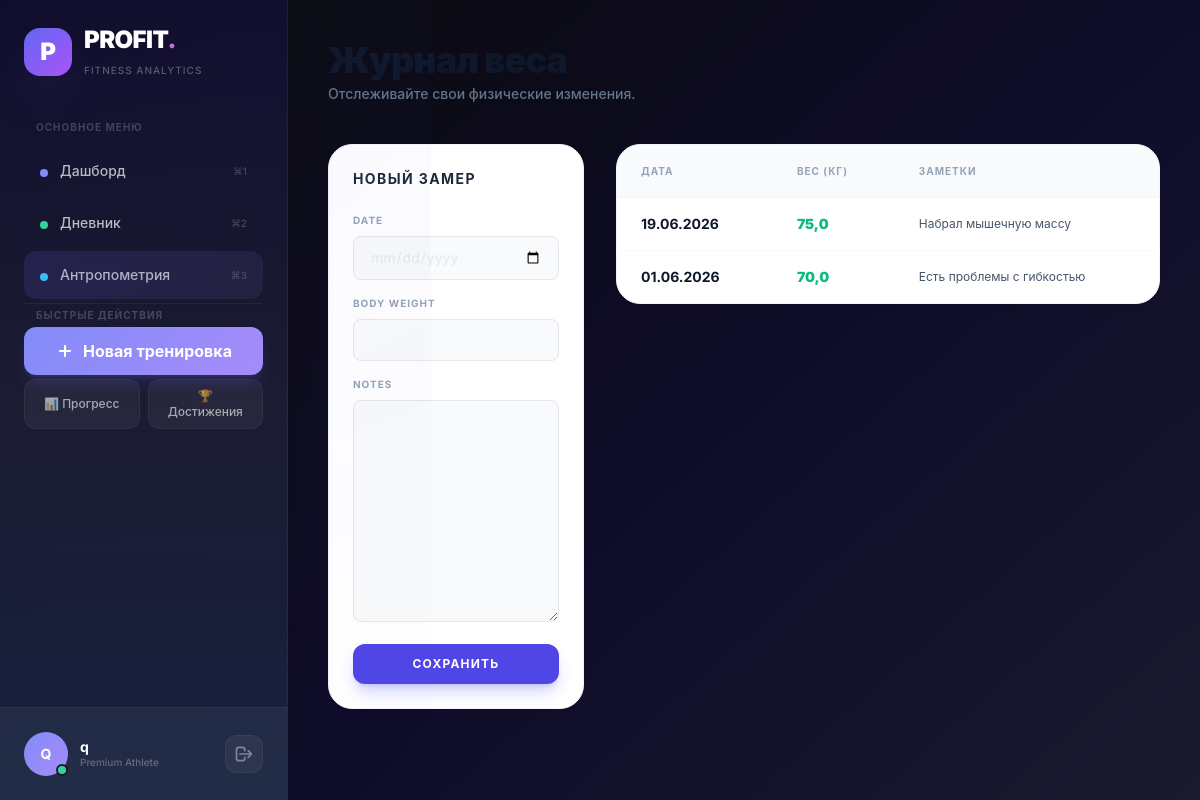
/analytics/progress/ (signed in), run on the app's committed database.
### apps/analytics/models.py (models this page shows)
class UserProgress(models.Model):
    user = models.ForeignKey(User, on_delete=models.CASCADE, related_name='progress')
    date = models.DateField()
    body_weight = models.FloatField()
    notes = models.TextField(blank=True, null=True)
    class Meta:
        verbose_name = 'Прогресс пользователя'
        verbose_name_plural = 'Прогресс пользователей'
        ordering = ['-date']

### apps/analytics/views.py (the view, shortened to what this page needs)
# urls.py: path('progress/', ProgressLogView.as_view(), name='progress_log'),
class ProgressLogView(LoginRequiredMixin, View):
    def get(self, request):
        logs = UserProgress.objects.filter(user=request.user)
        form = ProgressForm(initial={'date': datetime.date.today()})
        return render(request, 'analytics/progress_log.html', {'logs': logs, 'form': form})

### apps/analytics/forms.py
class ProgressForm(TailwindFormMixin, forms.ModelForm):
    class Meta:
        model = UserProgress
        fields = ['date', 'body_weight', 'notes']
        widgets = {'date': forms.DateInput(attrs={'type': 'date'})}

### templates/analytics/progress_log.html (shortened to what this page needs)
{% extends 'base.html' %}
{% block content %}
<div class="max-w-4xl mx-auto">
    <div class="mb-10">
        <h2 class="text-4xl font-black text-slate-900 tracking-tight">Журнал веса</h2>
        <p class="text-sm text-slate-500 font-medium mt-1">Отслеживайте свои физические изменения.</p>
    </div>
    <div class="grid grid-cols-1 md:grid-cols-3 gap-8">
        <div class="md:col-span-1">
            <div class="bg-white p-6 rounded-3xl shadow-sm border border-slate-100 sticky top-6">
                <h3 class="text-sm font-bold text-slate-800 uppercase tracking-widest mb-6">Новый замер</h3>
                <form method="post" class="space-y-4">
                    {% for field in form %}
                    <div>
                        <label class="block text-[10px] font-bold text-slate-400 uppercase tracking-widest mb-2">{{ field.label }}</label>
                        {{ field }}
                    </div>
                    {% endfor %}
                    <button type="submit" class="w-full py-3 bg-indigo-600 hover:bg-indigo-500 text-white font-bold rounded-xl shadow-lg shadow-indigo-500/30 transition text-xs uppercase tracking-widest mt-2">
                        Сохранить
                    </button>
                </form>
            </div>
        </div>
        <div class="md:col-span-2">
            <div class="bg-white rounded-3xl shadow-sm border border-slate-100 overflow-hidden">
                <table class="w-full text-left text-sm text-slate-600">
                    <thead class="bg-slate-50 text-slate-400 text-[10px] uppercase tracking-widest border-b border-slate-100">
                        <tr>
                            <th class="px-6 py-4 font-bold">Дата</th>
                            <th class="px-6 py-4 font-bold">Вес (кг)</th>
                            <th class="px-6 py-4 font-bold">Заметки</th>
                        </tr>
                    </thead>
                    <tbody class="divide-y divide-slate-50">
                        {% for log in logs %}
                        <tr class="hover:bg-slate-50/80 transition">
                            <td class="px-6 py-4 font-bold text-slate-900">{{ log.date|date:"d.m.Y" }}</td>
                            <td class="px-6 py-4 font-black text-emerald-500">{{ log.body_weight }}</td>
                            <td class="px-6 py-4 text-xs">{{ log.notes|default:"—" }}</td>
                        </tr>
                        {% empty %}
                        <tr><td colspan="3" class="px-6 py-10 text-center text-slate-400">Нет данных о весе.</td></tr>
                        {% endfor %}
                    </tbody>
                </table>
            </div>
        </div>
    </div>
</div>
{% endblock %}

### templates/base.html (shortened to what this page needs)
<!DOCTYPE html>
<html lang="ru">
<head>
    <script src="https://cdn.tailwindcss.com"></script>
</head>
<body>
    <aside class="fixed inset-y-0 left-0 w-72 bg-gradient-to-b from-[#0f0c29] via-[#1a1a2e] to-[#16213e] border-r border-white/5 shadow-2xl z-40 flex flex-col sidebar-mobile md:translate-x-0">
        <div class="sidebar-glow"></div>
        <div class="p-6 relative">
            <div class="flex items-center gap-3 mb-10">
                <div class="w-12 h-12 rounded-2xl bg-gradient-to-br from-indigo-500 to-purple-500 flex items-center justify-center shadow-2xl shadow-indigo-500/30 relative group">
                    <span class="text-white font-black text-2xl">P</span>
                </div>
                <div>
                    <h1 class="text-2xl font-black tracking-tight text-white">
                        PROFIT<span class="gradient-text">.</span>
                    </h1>
                    <span class="text-[10px] font-medium text-white/30 tracking-widest uppercase">Fitness Analytics</span>
                </div>
            </div>
            {% if user.is_authenticated %}
            <nav class="space-y-1">
                <p class="text-[10px] font-bold text-white/20 uppercase tracking-widest mb-3 pl-3">Основное меню</p>
                <a href="{% url 'analytics:dashboard' %}" class="nav-item flex items-center gap-3 px-4 py-3 rounded-xl text-white/70 hover:text-white transition-all duration-300 group">
                    <div class="relative">
                        <span class="nav-indicator w-2 h-2 rounded-full bg-indigo-400 inline-block group-hover:shadow-indigo-400/50"></span>
                    </div>
                    <span class="font-medium text-sm group-hover:translate-x-1 transition-transform">Дашборд</span>
                    <span class="ml-auto text-[10px] text-white/20 font-medium">⌘1</span>
                </a>
                <a href="{% url 'workouts:workout_list' %}" class="nav-item flex items-center gap-3 px-4 py-3 rounded-xl text-white/70 hover:text-white transition-all duration-300 group">
                    <div class="relative">
                        <span class="nav-indicator w-2 h-2 rounded-full bg-emerald-400 inline-block group-hover:shadow-emerald-400/50"></span>
                    </div>
                    <span class="font-medium text-sm group-hover:translate-x-1 transition-transform">Дневник</span>
                    <span class="ml-auto text-[10px] text-white/20 font-medium">⌘2</span>
                </a>
                <a href="{% url 'analytics:progress_log' %}" class="nav-item flex items-center gap-3 px-4 py-3 rounded-xl text-white/70 hover:text-white transition-all duration-300 group">
                    <div class="relative">
                        <span class="nav-indicator w-2 h-2 rounded-full bg-sky-400 inline-block group-hover:shadow-sky-400/50"></span>
                    </div>
                    <span class="font-medium text-sm group-hover:translate-x-1 transition-transform">Антропометрия</span>
                    <span class="ml-auto text-[10px] text-white/20 font-medium">⌘3</span>
                </a>
                <div class="h-px bg-white/5 my-6"></div>
                <p class="text-[10px] font-bold text-white/20 uppercase tracking-widest mb-3 pl-3">Быстрые действия</p>
                <a href="{% url 'workouts:workout_add' %}" class="btn-primary flex items-center justify-center gap-2 px-4 py-3 rounded-xl text-white font-bold relative shadow-lg shadow-indigo-500/20">
                    <span class="relative z-10 flex items-center gap-2">
                        <svg class="w-5 h-5" fill="none" stroke="currentColor" viewBox="0 0 24 24">
                            <path stroke-linecap="round" stroke-linejoin="round" stroke-width="2.5" d="M12 6v6m0 0v6m0-6h6m-6 0H6"/>
                        </svg>
                        Новая тренировка
                    </span>
                </a>
                <div class="grid grid-cols-2 gap-2 mt-3">
                    <button class="px-3 py-2 rounded-xl bg-white/5 hover:bg-white/10 text-white/60 hover:text-white text-xs font-medium transition-all duration-300 border border-white/5 hover:border-white/10">
                        📊 Прогресс
                    </button>
                    <button class="px-3 py-2 rounded-xl bg-white/5 hover:bg-white/10 text-white/60 hover:text-white text-xs font-medium transition-all duration-300 border border-white/5 hover:border-white/10">
                        🏆 Достижения
                    </button>
                </div>
            </nav>
            {% endif %}
        </div>
        {% if user.is_authenticated %}
        <div class="p-6 border-t border-white/5 bg-white/5 backdrop-blur-sm relative mt-auto">
            <div class="flex items-center justify-between">
                <div class="flex items-center gap-3">
                    <div class="relative">
                        <div class="user-avatar w-11 h-11 rounded-full flex items-center justify-center text-white font-bold text-sm">
                            {{ user.username|slice:":2"|upper }}
                        </div>
                        <span class="online-dot absolute bottom-0 right-0 w-3 h-3 bg-emerald-400 rounded-full border-2 border-[#1a1a2e]"></span>
                    </div>
                    <div>
                        <p class="text-sm font-bold text-white leading-tight">{{ user.username }}</p>
                        <p class="text-[10px] text-white/30 font-medium">Premium Athlete</p>
                    </div>
                </div>
                <form action="{% url 'users:login' %}" method="post">
                    <button type="submit" class="p-2 rounded-xl bg-white/5 hover:bg-rose-500/20 hover:text-rose-400 text-white/40 transition-all duration-300 group border border-white/5 hover:border-rose-500/30" title="Выйти">
                        <svg class="w-5 h-5 group-hover:rotate-12 transition-transform" fill="none" stroke="currentColor" viewBox="0 0 24 24">
                            <path stroke-linecap="round" stroke-linejoin="round" stroke-width="2" d="M17 16l4-4m0 0l-4-4m4 4H7m6 4v1a3 3 0 01-3 3H6a3 3 0 01-3-3V7a3 3 0 013-3h4a3 3 0 013 3v1"/>
                        </svg>
                    </button>
                </form>
            </div>
        </div>
        {% endif %}
    </aside>
    <main class="md:ml-72 min-h-screen bg-gradient-to-br from-[#0a0a0f] via-[#0f0c29] to-[#1a1a2e]">
        <div class="max-w-7xl mx-auto p-6 md:p-10">
            {% block content %}{% endblock %}
        </div>
    </main>
</body>
</html>

### templates/base.html (style rules this page uses)
* { margin: 0; padding: 0; box-sizing: border-box; }
body { font-family: 'Inter', -apple-system, BlinkMacSystemFont, sans-serif; background: #0a0a0f; color: #e2e8f0; -webkit-font-smoothing: antialiased; -moz-osx-font-smoothing: grayscale; }
.nav-item { position: relative; overflow: hidden; }
.nav-item::before { content: ''; position: absolute; inset: 0; background: linear-gradient(135deg, rgba(99, 102, 241, 0.1), rgba(167, 139, 250, 0.05)); opacity: 0; transition: opacity 0.3s ease; border-radius: 12px; }
.nav-item.active::before { opacity: 1; background: linear-gradient(135deg, rgba(99, 102, 241, 0.15), rgba(167, 139, 250, 0.08)); }
.nav-indicator { transition: all 0.3s cubic-bezier(0.4, 0, 0.2, 1); }
.btn-primary { background: linear-gradient(135deg, #818cf8, #a78bfa); position: relative; overflow: hidden; transition: all 0.3s ease; }
.btn-primary::before { content: ''; position: absolute; inset: 0; background: linear-gradient(135deg, #6366f1, #8b5cf6); opacity: 0; transition: opacity 0.3s ease; }
.user-avatar { background: linear-gradient(135deg, #818cf8, #a78bfa); position: relative; }
.user-avatar::after { content: ''; position: absolute; inset: -2px; border-radius: 50%; padding: 2px; background: linear-gradient(135deg, #818cf8, #a78bfa, #ec4899); -webkit-mask: linear-gradient(#fff 0 0) content-box, linear-gradient(#fff 0 0); mask: linear-gradient(#fff 0 0) content-box, linear-gradient(#fff 0 0); -webkit-mask-composite: xor; mask-composite: exclude; opacity: 0; transition: opacity 0.3s ease; }
.online-dot { animation: pulse-dot 2s ease-in-out infinite; }
.sidebar-glow { position: absolute; top: -50%; right: -50%; width: 200%; height: 200%; background: radial-gradient(circle at 70% 30%, rgba(99, 102, 241, 0.03), transparent 70%); pointer-events: none; }
.gradient-text { background: linear-gradient(135deg, #818cf8, #a78bfa, #ec4899); -webkit-background-clip: text; -webkit-text-fill-color: transparent; background-clip: text; }

### data on the page
UserProgress: date "19.06.2026", body_weight "75,0", notes "Набрал мышечную массу"
UserProgress: date "01.06.2026", body_weight "70,0", notes "Есть проблемы с гибкостью"

### other printed values
{{ user.username|slice:":2"|upper }} "Q"
{{ user.username }} "q"
{{ field.label }} "DATE" "BODY WEIGHT" "NOTES"
